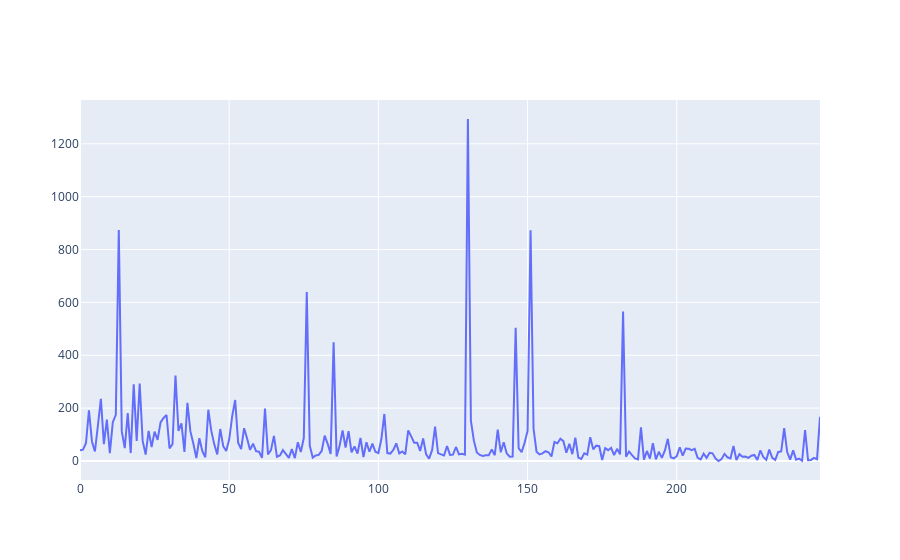

Here is the notebook cell this chart was saved with:
### Code cell
fig = go.Figure(data=go.Scatter(x=list(range(n_comments)), y=comment_length))
fig.show()

### Figure 1 — Plotly figure (JSON) as saved in the notebook; plotly's stock layout.template omitted (floating-point values rounded to 4 significant figures; data arrays with more than 128 entries replaced by an {"elided": "..."} marker saying what was removed)
{"data": [{"type": "scatter", "x": {"elided": "249 int values"}, "y": {"elided": "249 int values"}}], "layout": {}}
